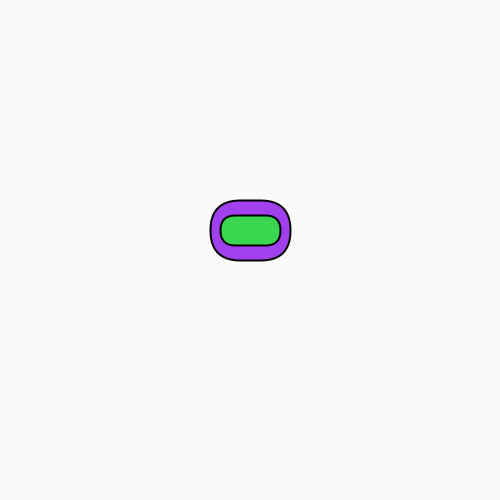
Frame 1 (no input)
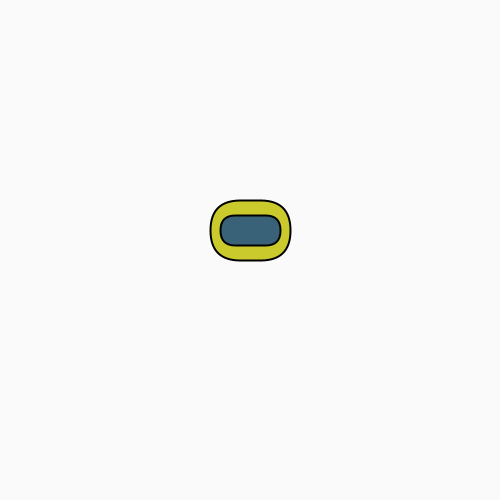
Frame 60 (the mouse pressed at the canvas centre just before this capture)
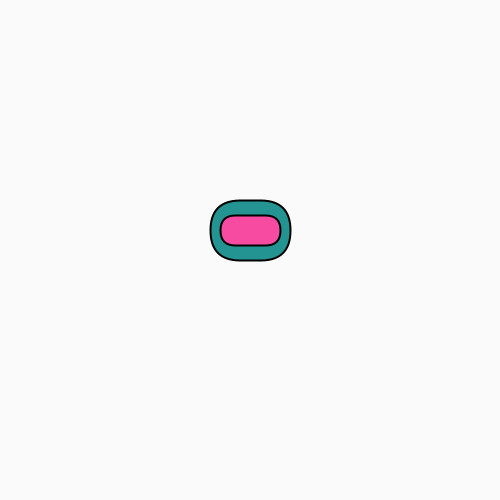
Frame 120 (the mouse held since frame 60 and released just before this capture)

The Processing sketch that drew these frames (run headless with seeded random() and noise(); from frame 60 on, the mouse is pressed at the canvas centre):

// Processing sketch: processing_85728
// ── processing_85728.pde

void setup ()
{

size (500,500);



}

void draw ()
{
background(250);
stroke(0);
strokeWeight(2);
fill(random(0,250),random(0,250),random(0,250));
rect(210,200,80,60,60);
smooth();
fill(random(0,250),random(0,250),random(0,250));
rect(220,215,60,30,30);
smooth();


}
